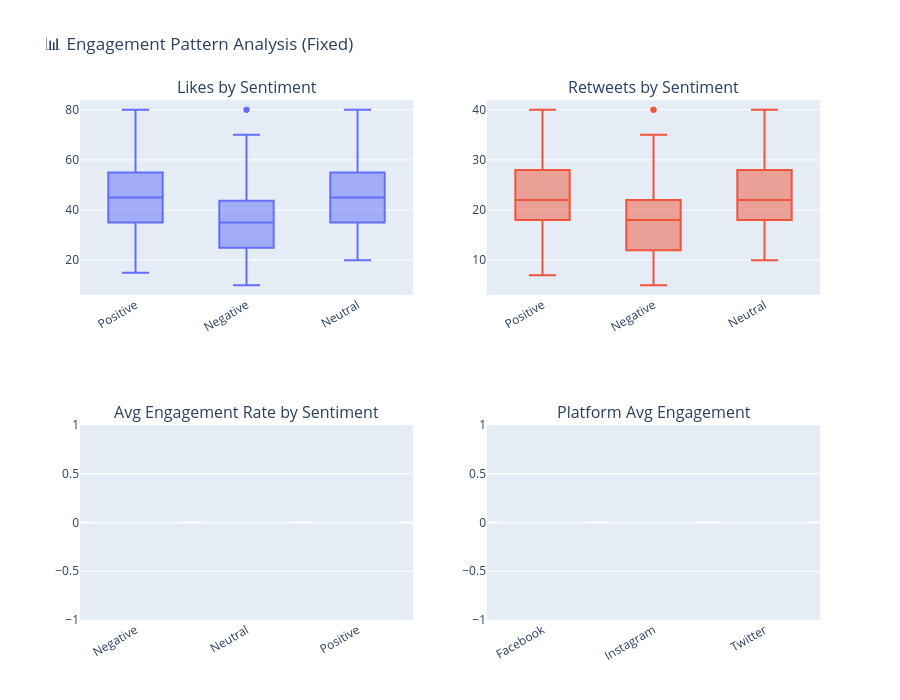

Here is the notebook cell this chart was saved with:
### Markdown cell above
## Engagement Analysis

### Code cell
# 📊 Engagement Analysis (short + fixed)
import plotly.graph_objects as go
from plotly.subplots import make_subplots
import pandas as pd

def create_engagement_analysis(df):
    c = {x.lower(): x for x in df.columns}
    sent = c.get('simple_sentiment', 'Simple_Sentiment')
    plat = c.get('platform', 'Platform')
    likes = c.get('likes', 'Likes')
    rts = c.get('retweets', 'Retweets')
    total = c.get('total_engagement', 'Total_Engagement')

    for col in [likes, rts, total]:
        if col in df.columns:
            df[col] = pd.to_numeric(df[col], errors='coerce').fillna(0)
        else:
            df[col] = 0

    # Compute Engagement Rate if not exists
    df['Engagement_Rate'] = df[total] / (df[likes] + df[rts] + 1)

    fig = make_subplots(rows=2, cols=2, subplot_titles=[
        'Likes by Sentiment', 'Retweets by Sentiment',
        'Avg Engagement Rate by Sentiment', 'Platform Avg Engagement'])

    fig.add_trace(go.Box(x=df[sent], y=df[likes], name='Likes'), row=1, col=1)
    fig.add_trace(go.Box(x=df[sent], y=df[rts], name='Retweets'), row=1, col=2)

    # Engagement Rate as Bar Chart (Fixed)
    er = df.groupby(sent)['Engagement_Rate'].mean().reset_index()
    fig.add_trace(go.Bar(x=er[sent], y=er['Engagement_Rate'], name='Engagement Rate'), row=2, col=1)

    # Platform Engagement
    pe = df.groupby(plat)[total].mean().reset_index()
    fig.add_trace(go.Bar(x=pe[plat], y=pe[total], name='Avg Engagement'), row=2, col=2)

    fig.update_layout(height=700, title='📊 Engagement Pattern Analysis (Fixed)', showlegend=False)
    fig.update_xaxes(tickangle=-30)
    fig.show()

# Run the analysis
create_engagement_analysis(df)

### Figure 1 — Plotly figure (JSON) as saved in the notebook; plotly's stock layout.template omitted (floating-point values rounded to 4 significant figures; data arrays with more than 128 entries replaced by an {"elided": "..."} marker saying what was removed)
{"data": [{"name": "Likes", "type": "box", "x": {"elided": "732 str values"}, "xaxis": "x", "y": {"elided": "732 int values"}, "yaxis": "y"}, {"name": "Retweets", "type": "box", "x": {"elided": "732 str values"}, "xaxis": "x2", "y": {"elided": "732 int values"}, "yaxis": "y2"}, {"name": "Engagement Rate", "type": "bar", "x": ["Negative", "Neutral", "Positive"], "xaxis": "x3", "y": [0, 0, 0], "yaxis": "y3"}, {"name": "Avg Engagement", "type": "bar", "x": ["Facebook", "Instagram", "Twitter"], "xaxis": "x4", "y": [0, 0, 0], "yaxis": "y4"}], "layout": {"annotations": [{"font": {"size": 16}, "showarrow": false, "text": "Likes by Sentiment", "x": 0.225, "xanchor": "center", "xref": "paper", "y": 1, "yanchor": "bottom", "yref": "paper"}, {"font": {"size": 16}, "showarrow": false, "text": "Retweets by Sentiment", "x": 0.775, "xanchor": "center", "xref": "paper", "y": 1, "yanchor": "bottom", "yref": "paper"}, {"font": {"size": 16}, "showarrow": false, "text": "Avg Engagement Rate by Sentiment", "x": 0.225, "xanchor": "center", "xref": "paper", "y": 0.375, "yanchor": "bottom", "yref": "paper"}, {"font": {"size": 16}, "showarrow": false, "text": "Platform Avg Engagement", "x": 0.775, "xanchor": "center", "xref": "paper", "y": 0.375, "yanchor": "bottom", "yref": "paper"}], "height": 700, "showlegend": false, "title": {"text": "📊 Engagement Pattern Analysis (Fixed)"}, "xaxis": {"anchor": "y", "domain": [0, 0.45], "tickangle": -30}, "xaxis2": {"anchor": "y2", "domain": [0.55, 1], "tickangle": -30}, "xaxis3": {"anchor": "y3", "domain": [0, 0.45], "tickangle": -30}, "xaxis4": {"anchor": "y4", "domain": [0.55, 1], "tickangle": -30}, "yaxis": {"anchor": "x", "domain": [0.625, 1]}, "yaxis2": {"anchor": "x2", "domain": [0.625, 1]}, "yaxis3": {"anchor": "x3", "domain": [0, 0.375]}, "yaxis4": {"anchor": "x4", "domain": [0, 0.375]}}}
